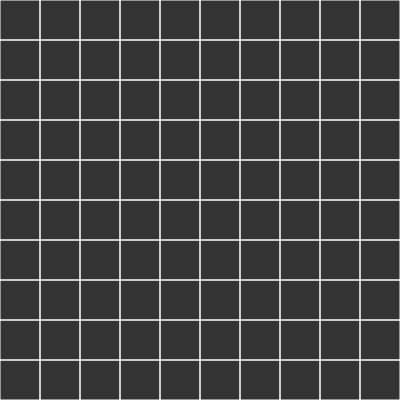
Frame 1 (no input)
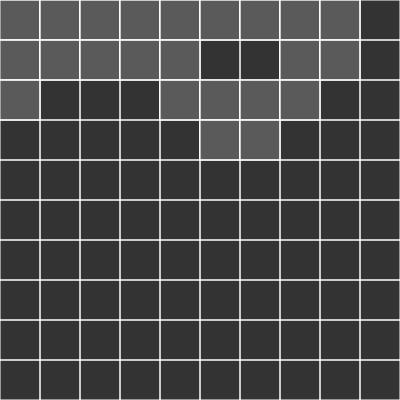
Frame 60 (no input)
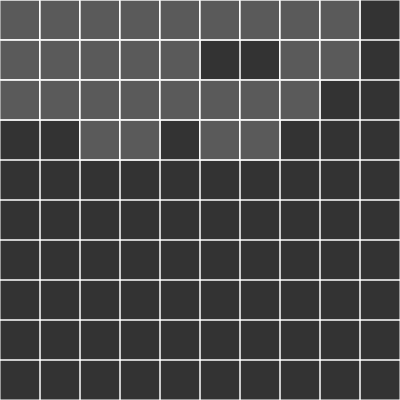
Frame 120 (the mouse pressed at the canvas centre since frame 60)

The p5.js sketch that drew these frames (run headless with seeded random() and noise() and a simulated clock; from frame 60 on, the mouse is pressed at the canvas centre):

// p5.js sketch
// ── sketch.js
let cols, rows;
let grid;
let current;

function setup() {
  createCanvas(400, 400);
  Cell.size = 40;
  cols = floor(width / Cell.size);
  rows = floor(height / Cell.size);

  grid = new Grid(rows, cols);

  // Startpunkt festlegen
  current = grid.cell(0, 0);
  frameRate(40);
}

function draw() {
  background(51);
  grid.show();

  current.visited = true;

  let next = grid.next(current);

  if (next) {
    current = next;
  }
}

// ── cell.js
const wall = {
  top: 0,
  right: 1,
  bottom: 2,
  left: 3
};

class Cell {
  static size = 40;

  constructor(col, row) {
    this.col = col;
    this.row = row;
    this.walls = [true, true, true, true];
    this.visited = false;
  }

  show() {
    let size = Cell.size;
    let x = this.col * size;
    let y = this.row * size;
    stroke(255);
    if (this.walls[wall.top]) {
      line(x, y, x+size, y);
    }
    if (this.walls[wall.right]) {
      line(x+size, y, x+size, y+size);
    }
    if (this.walls[wall.bottom]) {
      line(x, y+size, x+size, y+size);
    }
    if (this.walls[wall.left]) {
      line(x, y, x, y+size);
    }
    if (this.visited) {
      fill(150, 100);
      rect(x, y, size, size);
    }
  }
}

// ── grid.js
class Grid {
  constructor(cols, rows) {
    this.cols = cols;
    this.rows = rows;
    this.cells = new Array();
    // Grid initalisieren
    for (let row = 0; row < this.rows; row++) {
      for (let col = 0; col < this.cols; col++) {
        let cell = new Cell(col, row);
        this.cells.push(cell);
      }
    }
  }

  show() {
    for (let cell of this.cells) {
      cell.show();
    }
  }

  cell(col, row) {
    if (col < 0 || row < 0 || col > this.cols-1 || row > this.rows-1) {
      return null;
    }
    let index = col + (row * this.rows);
    return this.cells[index];
  }

  next(cell) {
    let nexts = new Array(4);
    let col = cell.col;
    let row = cell.row;
    //
    let top = this.cell(col, row-1);
    let right = this.cell(col+1, row);
    let bottom = this.cell(col, row+1);
    let left = this.cell(col-1, row);
    //
    if (top && !top.visited) {
      nexts.push(top);
    }
    if (right && !right.visited) {
      nexts.push(right);
    }
    if (bottom && !bottom.visited) {
      nexts.push(bottom);
    }
    if (left && !left.visited) {
      nexts.push(left);
    }
    if (nexts.length > 0) {
      let r = floor(random(nexts.length));
      return nexts[r];
    } else {
      return null;
    }
  }
}
